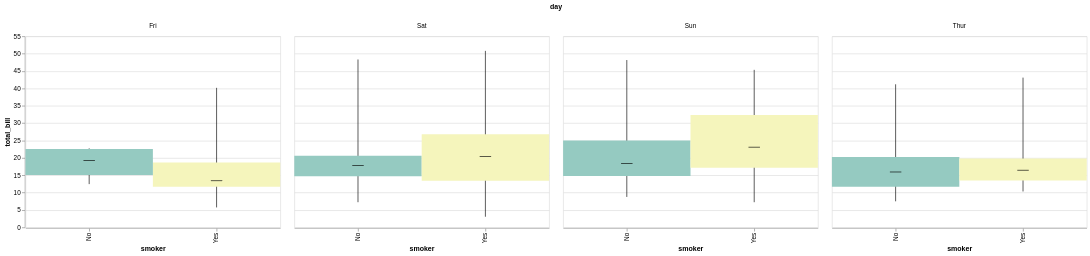

Specify this chart in Vega-Lite:
### Vega-Lite specification from a JSON file in a GitHub repository (floating-point values rounded to 4 significant figures; data arrays with more than 128 entries replaced by an {"elided": "..."} marker saying what was removed)
{"$schema": "https://vega.github.io/schema/vega-lite/v5.json", "config": {"range": {"category": ["rgba(149,202,193,1)", "rgba(245,245,188,1)", "rgba(192,189,214,1)", "rgba(233,141,131,1)", "rgba(138,175,200,1)", "rgba(233,178,117,1)", "rgba(175,207,119,1)", "rgba(246,210,228,1)", "rgba(217,217,217,1)", "rgba(180,135,181,1)", "rgba(207,230,201,1)", "rgba(237,223,128,1)"]}, "view": {"height": 300, "width": 400}}, "data": {"values": {"elided": "244 records"}}, "facet": {"column": {"field": "day", "type": "nominal"}}, "spec": {"layer": [{"encoding": {"x": {"field": "smoker", "type": "nominal"}, "y": {"aggregate": "min", "field": "total_bill", "type": "quantitative"}, "y2": {"aggregate": "max", "field": "total_bill", "type": "quantitative"}}, "mark": "rule"}, {"encoding": {"color": {"field": "smoker", "legend": null, "type": "nominal"}, "x": {"field": "smoker", "type": "nominal"}, "y": {"aggregate": "q1", "axis": {"title": "total_bill"}, "field": "total_bill", "type": "quantitative"}, "y2": {"aggregate": "q3", "field": "total_bill", "type": "quantitative"}}, "mark": "bar"}, {"encoding": {"x": {"field": "smoker", "type": "nominal"}, "y": {"aggregate": "median", "field": "total_bill", "type": "quantitative"}}, "mark": {"color": "black", "size": 18, "type": "tick"}}]}}
